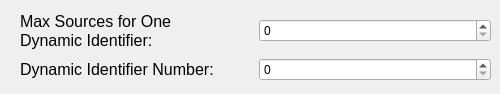
   <widget class="QWidget" name="tab_3">
    <attribute name="title">
     <string>Dynamic Identifiers</string>
    </attribute>
    <widget class="QWidget" name="layoutWidget">
     <property name="geometry">
      <rect>
       <x>20</x>
       <y>10</y>
       <width>471</width>
       <height>75</height>
      </rect>
     </property>
     <layout class="QVBoxLayout" name="verticalLayout_34">
      <item>
       <layout class="QHBoxLayout" name="horizontalLayout_7">
        <item>
         <widget class="QLabel" name="label_8">
          <property name="text">
           <string>&lt;!DOCTYPE HTML PUBLIC &quot;-//W3C//DTD HTML 4.0//EN&quot; &quot;http://www.w3.org/TR/REC-html40/strict.dtd&quot;&gt;
&lt;html&gt;&lt;head&gt;&lt;meta name=&quot;qrichtext&quot; content=&quot;1&quot; /&gt;&lt;style type=&quot;text/css&quot;&gt;
p, li { white-space: pre-wrap; }
&lt;/style&gt;&lt;/head&gt;&lt;body style=&quot; font-family:'Consolas'; font-size:12pt; font-weight:400; font-style:normal;&quot;&gt;
&lt;p style=&quot; margin-top:0px; margin-bottom:0px; margin-left:0px; margin-right:0px; -qt-block-indent:0; text-indent:0px;&quot;&gt;Max Sources for One &lt;/p&gt;
&lt;p style=&quot; margin-top:0px; margin-bottom:0px; margin-left:0px; margin-right:0px; -qt-block-indent:0; text-indent:0px;&quot;&gt;Dynamic Identifier:&lt;/p&gt;&lt;/body&gt;&lt;/html&gt;</string>
          </property>
         </widget>
        </item>
        <item>
         <widget class="QSpinBox" name="spbxMaxSourcesforOneDynamicIdentifier">
          <property name="maximum">
           <number>65535</number>
          </property>
         </widget>
        </item>
       </layout>
      </item>
      <item>
       <layout class="QHBoxLayout" name="horizontalLayout_81">
        <item>
         <widget class="QLabel" name="label_35">
          <property name="text">
           <string>&lt;!DOCTYPE HTML PUBLIC &quot;-//W3C//DTD HTML 4.0//EN&quot; &quot;http://www.w3.org/TR/REC-html40/strict.dtd&quot;&gt;
&lt;html&gt;&lt;head&gt;&lt;meta name=&quot;qrichtext&quot; content=&quot;1&quot; /&gt;&lt;style type=&quot;text/css&quot;&gt;
p, li { white-space: pre-wrap; }
&lt;/style&gt;&lt;/head&gt;&lt;body style=&quot; font-family:'Consolas'; font-size:12pt; font-weight:400; font-style:normal;&quot;&gt;
&lt;p style=&quot; margin-top:0px; margin-bottom:0px; margin-left:0px; margin-right:0px; -qt-block-indent:0; text-indent:0px;&quot;&gt;Dynamic Identifier Number:&lt;/p&gt;&lt;/body&gt;&lt;/html&gt;</string>
          </property>
         </widget>
        </item>
        <item>
         <widget class="QSpinBox" name="spbxDDDNr">
          <property name="maximum">
           <number>65535</number>
          </property>
         </widget>
        </item>
       </layout>
      </item>
     </layout>
    </widget>
   </widget>
